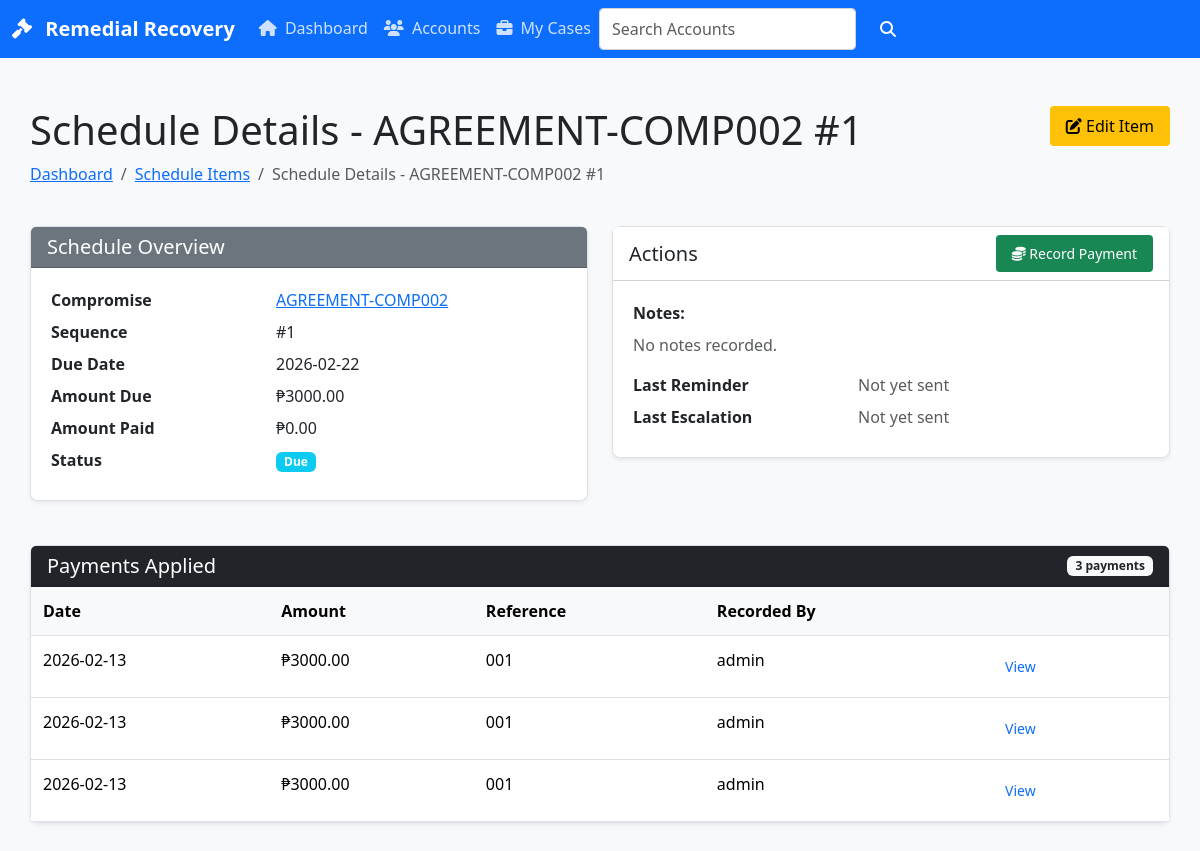
/remedial/schedule-items/1/, run on the app's committed database.
### apps/remedial/models.py (models this page shows, shortened)
class CompromiseScheduleItem(TenantAwareModel, TimeStampedModel):
    compromise_agreement = models.ForeignKey(
        CompromiseAgreement,
        on_delete=models.CASCADE,
        related_name="schedule_items",
    )
    seq_no = models.PositiveIntegerField()
    due_date = models.DateField()
    amount_due = models.DecimalField(max_digits=14, decimal_places=2)
    amount_paid = models.DecimalField(max_digits=14, decimal_places=2, default=0)
    status = models.CharField(max_length=10, choices=ScheduleStatus.choices, default=ScheduleStatus.DUE)
    notes = models.TextField(blank=True)
    last_reminder_sent_at = models.DateTimeField(null=True, blank=True)
    last_escalation_sent_at = models.DateTimeField(null=True, blank=True)
    class Meta:
        unique_together = ("compromise_agreement", "seq_no")
        ordering = ["due_date"]

class CompromiseAgreement(TenantAwareModel, TimeStampedModel):
    remedial_account = models.ForeignKey(
        RemedialAccount,
        on_delete=models.CASCADE,
        related_name="compromise_agreements",
    )
    agreement_no = models.CharField(max_length=64)
    status = models.CharField(max_length=20, choices=CompromiseStatus.choices, default=CompromiseStatus.DRAFT)
    settlement_amount = models.DecimalField(max_digits=14, decimal_places=2)
    start_date = models.DateField(null=True, blank=True)
    terms = models.TextField(blank=True, default="")
    grace_days = models.PositiveSmallIntegerField(default=3)
    default_threshold_days = models.PositiveSmallIntegerField(default=30)
    approved_by = models.ForeignKey(
        settings.AUTH_USER_MODEL,
        on_delete=models.PROTECT,
        null=True,
        blank=True,
        related_name="approved_compromises",
    )
    approved_at = models.DateTimeField(null=True, blank=True)
    created_by = models.ForeignKey(
        settings.AUTH_USER_MODEL,
        on_delete=models.PROTECT,
        related_name="created_compromises",
    )
    compromise_signed_date = models.DateField(null=True, blank=True)
    is_active = models.BooleanField(default=False)
    class Meta:
        constraints = [
            models.UniqueConstraint(
                fields=["remedial_account"],
                condition=models.Q(status__in=[
                    CompromiseStatus.APPROVED,
                    CompromiseStatus.ACTIVE,
                    CompromiseStatus.DEFAULTED,
                ]),
                name="unique_active_compromise_per_account",
            ),
            models.UniqueConstraint(fields=["remedial_account", "agreement_no"], name="unique_compromise_per_account"),
        ]

class CompromisePayment(TenantAwareModel, TimeStampedModel):
    compromise_agreement = models.ForeignKey(
        CompromiseAgreement,
        on_delete=models.CASCADE,
        related_name="payments",
    )
    schedule_item = models.ForeignKey(
        CompromiseScheduleItem,
        on_delete=models.SET_NULL,
        null=True,
        blank=True,
        related_name="payments",
    )
    payment_date = models.DateField(default=timezone.now)
    amount = models.DecimalField(max_digits=14, decimal_places=2)
    reference_no = models.CharField(max_length=128, blank=True)
    received_by = models.ForeignKey(
        settings.AUTH_USER_MODEL,
        on_delete=models.PROTECT,
        related_name="compromise_payments",
    )

### apps/remedial/views.py (the view)
# urls.py: path("schedule-items/<int:pk>/", views.CompromiseScheduleItemDetailView.as_view(), name="scheduleitem-detail"),
class CompromiseScheduleItemDetailView(DetailView):
    model = models.CompromiseScheduleItem
    template_name = 'remedial/scheduleitem_detail.html'
    context_object_name = 'schedule_item'
    def get_queryset(self):
        return models.CompromiseScheduleItem.objects.filter(tenant=self.request.tenant).select_related(
            'compromise_agreement__remedial_account',
        ).prefetch_related('payments')
    def get_context_data(self, **kwargs):
        context = super().get_context_data(**kwargs)
        context['title'] = f'Schedule Details - {self.object.compromise_agreement.agreement_no} #{self.object.seq_no}'
        context['active_page'] = 'schedule-items'
        return context

### templates/remedial/scheduleitem_detail.html
{% extends "base.html" %}
{% block content %}
<div class="container py-4">
    <div class="row mb-4">
        <div class="col">
            <h1>{{ title }}</h1>
            <nav aria-label="breadcrumb">
                <ol class="breadcrumb">
                    <li class="breadcrumb-item"><a href="{% url 'remedial:dashboard' %}">Dashboard</a></li>
                    <li class="breadcrumb-item"><a href="{% url 'remedial:scheduleitem-list' %}">Schedule Items</a></li>
                    <li class="breadcrumb-item active" aria-current="page">{{ title }}</li>
                </ol>
            </nav>
        </div>
        <div class="col-auto">
            <a href="{% url 'remedial:scheduleitem-update' schedule_item.pk %}" class="btn btn-warning">
                <i class="fas fa-edit"></i> Edit Item
            </a>
        </div>
    </div>
    <div class="row g-4">
        <div class="col-lg-6">
            <div class="card shadow-sm">
                <div class="card-header bg-secondary text-white">
                    <h5 class="mb-0">Schedule Overview</h5>
                </div>
                <div class="card-body">
                    <dl class="row mb-0">
                        <dt class="col-sm-5">Compromise</dt>
                        <dd class="col-sm-7">
                            <a href="{% url 'remedial:compromise-detail' schedule_item.compromise_agreement.pk %}">
                                {{ schedule_item.compromise_agreement.agreement_no }}
                            </a>
                        </dd>
                        <dt class="col-sm-5">Sequence</dt>
                        <dd class="col-sm-7">#{{ schedule_item.seq_no }}</dd>
                        <dt class="col-sm-5">Due Date</dt>
                        <dd class="col-sm-7">{{ schedule_item.due_date|date:"Y-m-d" }}</dd>
                        <dt class="col-sm-5">Amount Due</dt>
                        <dd class="col-sm-7">₱{{ schedule_item.amount_due|floatformat:2 }}</dd>
                        <dt class="col-sm-5">Amount Paid</dt>
                        <dd class="col-sm-7">₱{{ schedule_item.amount_paid|floatformat:2 }}</dd>
                        <dt class="col-sm-5">Status</dt>
                        <dd class="col-sm-7">
                            <span class="badge bg-info">{{ schedule_item.get_status_display }}</span>
                        </dd>
                    </dl>
                </div>
            </div>
        </div>
        <div class="col-lg-6">
            <div class="card shadow-sm">
                <div class="card-header bg-white d-flex justify-content-between align-items-center">
                    <h5 class="mb-0">Actions</h5>
                    <a href="{% url 'remedial:compromisepayment-create' %}?compromise_id={{ schedule_item.compromise_agreement.pk }}" class="btn btn-success btn-sm">
                        <i class="fas fa-coins"></i> Record Payment
                    </a>
                </div>
                <div class="card-body">
                    <p class="mb-2"><strong>Notes:</strong></p>
                    {% if schedule_item.notes %}
                        <p class="text-muted">{{ schedule_item.notes }}</p>
                    {% else %}
                        <p class="text-muted">No notes recorded.</p>
                    {% endif %}
                    <dl class="row mb-0">
                        <dt class="col-sm-5">Last Reminder</dt>
                        <dd class="col-sm-7">
                            {% if schedule_item.last_reminder_sent_at %}
                                {{ schedule_item.last_reminder_sent_at|date:"Y-m-d H:i" }}
                            {% else %}
                                <span class="text-muted">Not yet sent</span>
                            {% endif %}
                        </dd>
                        <dt class="col-sm-5">Last Escalation</dt>
                        <dd class="col-sm-7">
                            {% if schedule_item.last_escalation_sent_at %}
                                {{ schedule_item.last_escalation_sent_at|date:"Y-m-d H:i" }}
                            {% else %}
                                <span class="text-muted">Not yet sent</span>
                            {% endif %}
                        </dd>
                    </dl>
                </div>
            </div>
        </div>
    </div>
    <div class="row mt-4">
        <div class="col-12">
            <div class="card shadow-sm">
                <div class="card-header bg-dark text-white d-flex justify-content-between align-items-center">
                    <h5 class="mb-0">Payments Applied</h5>
                    <span class="badge bg-light text-dark">{{ schedule_item.payments.count }} payment{{ schedule_item.payments.count|pluralize }}</span>
                </div>
                <div class="card-body p-0">
                    {% if schedule_item.payments.exists %}
                        <div class="table-responsive">
                            <table class="table table-hover mb-0">
                                <thead class="table-light">
                                    <tr>
                                        <th>Date</th>
                                        <th>Amount</th>
                                        <th>Reference</th>
                                        <th>Recorded By</th>
                                        <th></th>
                                    </tr>
                                </thead>
                                <tbody>
                                    {% for payment in schedule_item.payments.all %}
                                    <tr>
                                        <td>{{ payment.payment_date|date:"Y-m-d" }}</td>
                                        <td>₱{{ payment.amount|floatformat:2 }}</td>
                                        <td>{{ payment.reference_no|default:"—" }}</td>
                                        <td>{{ payment.received_by }}</td>
                                        <td>
                                            <a href="{% url 'remedial:compromisepayment-detail' payment.pk %}" class="btn btn-outline-primary btn-sm">View</a>
                                        </td>
                                    </tr>
                                    {% endfor %}
                                </tbody>
                            </table>
                        </div>
                    {% else %}
                        <div class="p-4 text-center text-muted">
                            <i class="fas fa-coins fa-3x mb-3"></i>
                            <p>No payments recorded against this schedule item yet.</p>
                        </div>
                    {% endif %}
                </div>
            </div>
        </div>
    </div>
</div>
{% endblock %}

### templates/base.html (style rules this page uses)
.container { max-width: 1200px; margin: 0 auto; padding: 0 15px; }
.btn { padding: 8px 16px; border-radius: 4px; border: none; cursor: pointer; font-weight: 500; }
.card { border: 1px solid #dee2e6; border-radius: 8px; margin-bottom: 20px; }
.card-body { padding: 20px; }
.table { width: 100%; border-collapse: collapse; }
.table th, .table td { padding: 12px; text-align: left; border-bottom: 1px solid #dee2e6; }
.badge { display: inline-block; padding: 4px 8px; font-size: 12px; font-weight: 600; }

### data on the page
CompromiseScheduleItem: compromise_agreement.agreement_no "AGREEMENT-COMP002", seq_no "1", due_date "2026-02-22", amount_due "3000.00", amount_paid "0.00", status "Due", payments.count "3"
CompromisePayment: payment_date "2026-02-13", amount "3000.00", reference_no "001", received_by "admin"
CompromisePayment: payment_date "2026-02-13", amount "3000.00", reference_no "001", received_by "admin"
CompromisePayment: payment_date "2026-02-13", amount "3000.00", reference_no "001", received_by "admin"

### other printed values
{{ title }} "Schedule Details - AGREEMENT-COMP002 #1"
